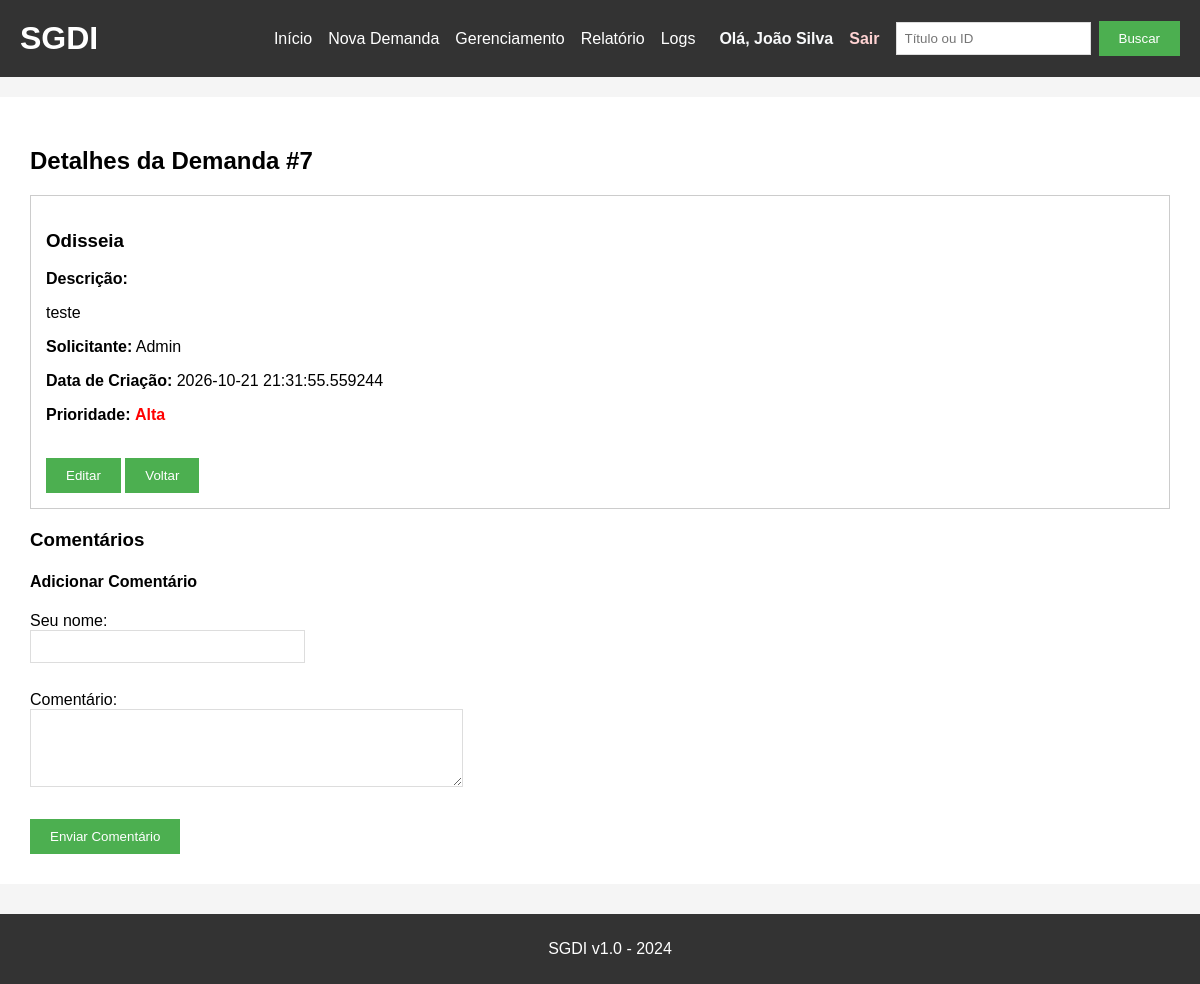
The page /detalhes/7 (signed in) on the database its author committed.
### tables this page shows
CREATE TABLE demandas (
    id INTEGER,
    titulo TEXT,
    descricao TEXT,
    solicitante TEXT,
    data_criacao TEXT,
    priority INTEGER DEFAULT 0
, usuario_id INTEGER, status TEXT DEFAULT 'aberta', responsible_id INTEGER, data_conclusao TEXT);

CREATE TABLE usuarios (
            id INTEGER PRIMARY KEY AUTOINCREMENT,
            nome TEXT,
            email TEXT,
            senha TEXT
        );

### app.py (the view)
@app.route('/detalhes/<id>')
def detalhes(id):
    conn = get_db()
    demanda = conn.execute(
        '''
        SELECT
            demandas.id,
            demandas.titulo,
            demandas.descricao,
            usuarios.nome,
            demandas.data_criacao,
            demandas.priority
        FROM demandas
        LEFT JOIN usuarios
            ON demandas.usuario_id = usuarios.id
        WHERE demandas.id = ?
        ''',
        (id,)
    ).fetchone()
    if demanda is None:
        conn.close()
        flash('Demanda não encontrada!')
        return redirect('/')
    comentarios = conn.execute(
        '''
        SELECT
            id,
            demanda_id,
            comentario,
            autor,
            data
        FROM comentarios
        WHERE demanda_id = ?
        ORDER BY id
        ''',
        (id,)
    ).fetchall()
    conn.close()
    return render_template(
        'detalhes.html',
        demanda=demanda,
        comentarios=comentarios
    )

### app.py (called while the page is built)
def get_db():
    caminho = app.config.get('DATABASE', 'demandas.db')
    conn = sqlite3.connect(caminho)
    conn.row_factory = sqlite3.Row
    preparar_banco(conn)
    return conn

@app.before_request
def exigir_login():
    session.permanent = True
    endpoints_publicos = {'login', 'logout', 'cadastro', 'nao_autorizado', 'static'}
    if request.endpoint in endpoints_publicos:
        return None
    if request.endpoint is None:
        return None
    if not session.get('user_id'):
        return redirect(url_for('nao_autorizado'))

### templates/detalhes.html (shortened to what this page needs)
{% extends "base.html" %}
{% block content %}
<h2>Detalhes da Demanda #{{ demanda[0] }}</h2>
<div style="border:1px solid #ccc; padding:15px; margin-bottom:20px;">
    <h3>{{ demanda[1] }}</h3>
    <p><strong>Descrição:</strong></p>
    <p>{{ demanda[2] }}</p>
    <p><strong>Solicitante:</strong> {{ demanda[3] }}</p>
    <p><strong>Data de Criação:</strong> {{ demanda[4] }}</p>
    <p><strong>Prioridade:</strong> {% if demanda[5] == 3 %} <span style="color: red; font-weight: bold;">Alta</span> {% elif demanda[5] == 2 %} <span style="color: orange; font-weight: bold;">Média</span> {% elif demanda[5] == 1 %} <span style="color: blue; font-weight: bold;">Baixa</span> {% else %} <span style="color: gray;">Nenhuma</span> {% endif %} </p>
    <br>
    <a href="/editar/{{ demanda[0] }}"><button>Editar</button></a>
    <a href="/"><button>Voltar</button></a>
</div>
<h3>Comentários</h3>
<h4>Adicionar Comentário</h4>
<form method="POST" action="/adicionar_comentario/{{ demanda[0] }}">
    <div>
        <label>Seu nome:</label><br>
        <input type="text" name="autor" size="30">
    </div>
    <br>
    <div>
        <label>Comentário:</label><br>
        <textarea name="comentario" rows="4" cols="50"></textarea>
    </div>
    <br>
    <button type="submit">Enviar Comentário</button>
</form>
{% endblock %}

### static/style.css (style rules this page uses)
body { font-family: Arial, sans-serif; background-color: #f5f5f5; padding: 0 0 80px; margin: 0; }
button { background-color: #4CAF50; color: white; padding: 10px 20px; border: none; cursor: pointer; }
form div { margin-bottom: 10px; }
input[type="text"], textarea { padding: 8px; border: 1px solid #ddd; }
textarea { resize: vertical; }

### templates/base.html (style rules this page uses)
body { margin: 0; }

### rows shown on the page
demandas: id "7", titulo "Odisseia", descricao "teste", data_criacao "2026-10-21 21:31:55.559244"
usuarios: nome "Admin"

### other values the page prints
{{ session['user_nome'] }} "João Silva"
